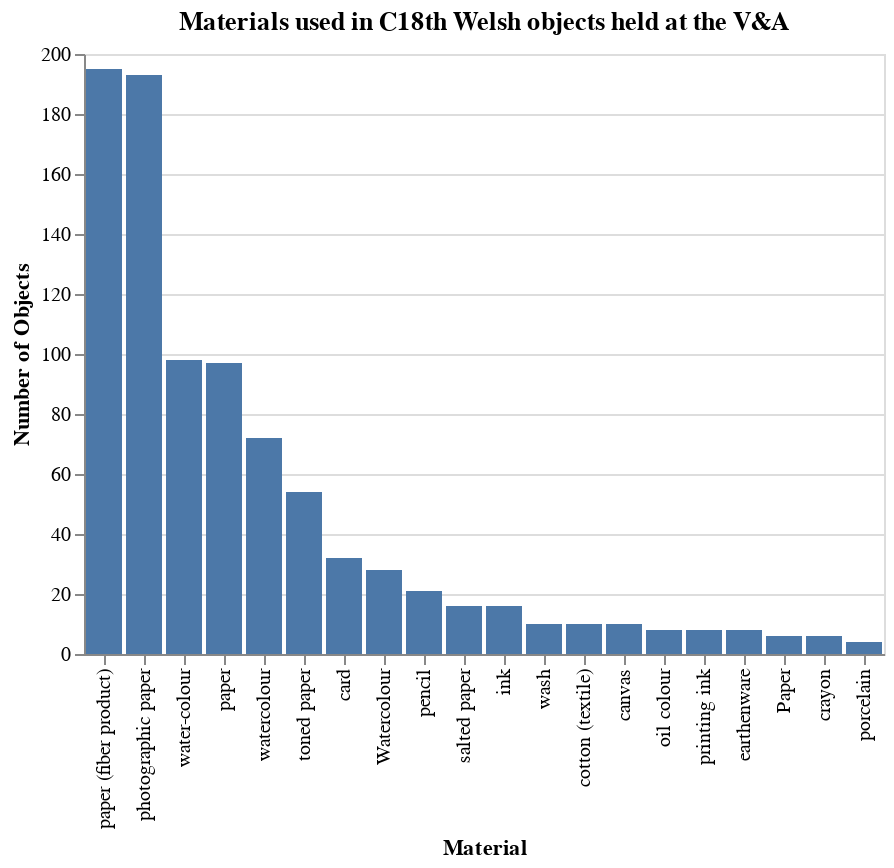

This figure's notebook cell:
### Markdown cell above
### Specified cluster type

Alternatively, you can use a different endpoint which contains the single cluster type in the parth. This returns only the term information, making it easy to load into data science utulities such as Pandas.

The second option just returns the term information, which makes it even easy to load into some data science tools such as Pandas:

### Code cell
import pandas as pd
import altair as alt

materials_df = pd.read_json('https://api.vam.ac.uk/v2/objects/clusters/material/search?id_place=x29337&made_after_year=1700&made_before_year=1800&page_size=10', orient='columns')
alt.Chart(materials_df, title="Materials used in C18th Welsh objects held at the V&A").mark_bar().encode(
    x=alt.X('value', sort='-y', title='Material'),
    y=alt.Y('count', title='Number of Objects'))

### Figure 1 — Vega-Lite specification as saved in the notebook (floating-point values rounded to 4 significant figures)
{"config": {"view": {"continuousWidth": 400, "continuousHeight": 300}}, "data": {"name": "data-995e29691f0c79be9a777c33f8f0a401"}, "mark": "bar", "encoding": {"x": {"type": "nominal", "field": "value", "sort": "-y", "title": "Material"}, "y": {"type": "quantitative", "field": "count", "title": "Number of Objects"}}, "title": "Materials used in C18th Welsh objects held at the V&A", "$schema": "https://vega.github.io/schema/vega-lite/v4.8.1.json", "datasets": {"data-995e29691f0c79be9a777c33f8f0a401": [{"id": "AAT14109", "value": "paper (fiber product)", "count": 195, "count_max_error": 0}, {"id": "AAT14190", "value": "photographic paper", "count": 193, "count_max_error": 0}, {"id": "AAT15045", "value": "water-colour", "count": 98, "count_max_error": 0}, {"id": "x30308", "value": "paper", "count": 97, "count_max_error": 0}, {"id": "x33202", "value": "watercolour", "count": 72, "count_max_error": 0}, {"id": "x44137", "value": "toned paper", "count": 54, "count_max_error": 0}, {"id": "x30344", "value": "card", "count": 32, "count_max_error": 0}, {"id": "x33202", "value": "Watercolour", "count": 28, "count_max_error": 0}, {"id": "x30347", "value": "pencil", "count": 21, "count_max_error": 0}, {"id": "AAT127389", "value": "salted paper", "count": 16, "count_max_error": 0}, {"id": "AAT15012", "value": "ink", "count": 16, "count_max_error": 0}, {"id": "AAT11051", "value": "wash", "count": 10, "count_max_error": 0}, {"id": "AAT14067", "value": "cotton (textile)", "count": 10, "count_max_error": 0}, {"id": "AAT14078", "value": "canvas", "count": 10, "count_max_error": 0}, {"id": "AAT15050", "value": "oil colour", "count": 8, "count_max_error": 0}, {"id": "AAT187371", "value": "printing ink", "count": 8, "count_max_error": 0}, {"id": "x29356", "value": "earthenware", "count": 8, "count_max_error": 0}, {"id": "x30308", "value": "Paper", "count": 6, "count_max_error": 0}, {"id": "x30605", "value": "crayon", "count": 6, "count_max_error": 0}, {"id": "AAT10662", "value": "porcelain", "count": 4, "count_max_error": 0}]}}
